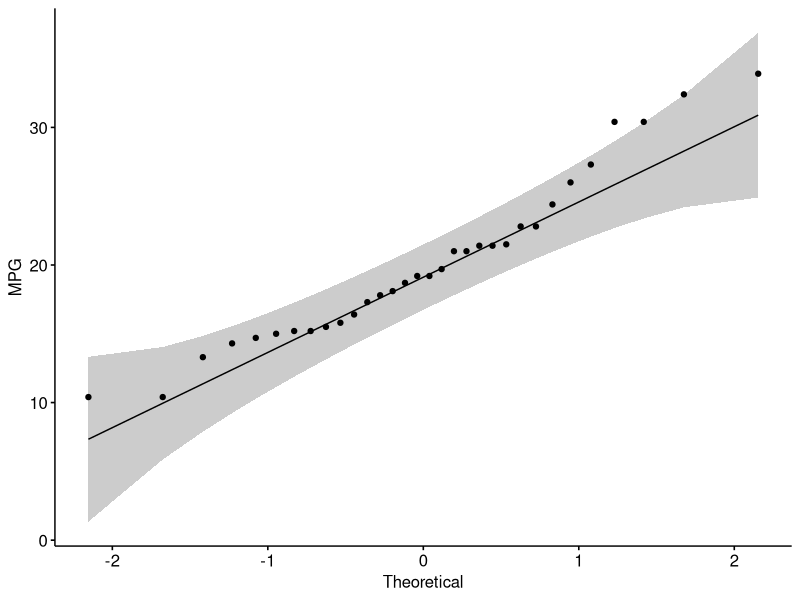
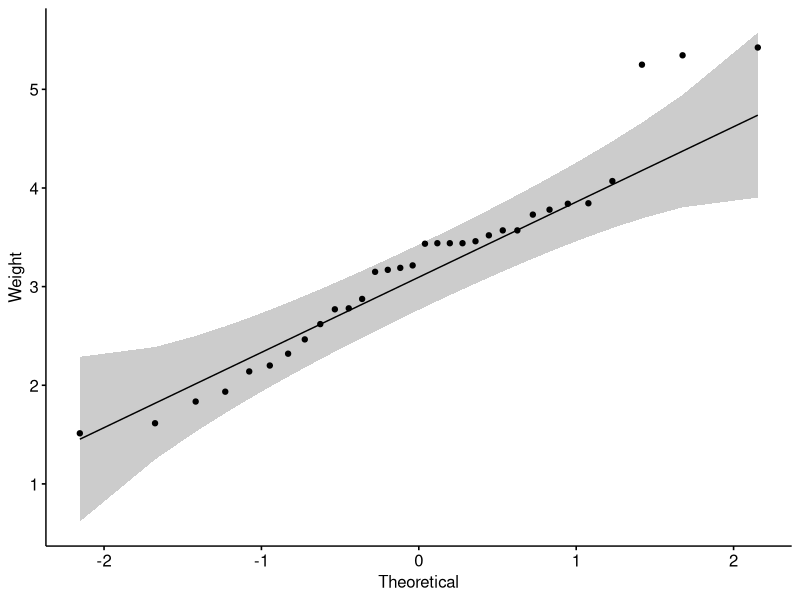
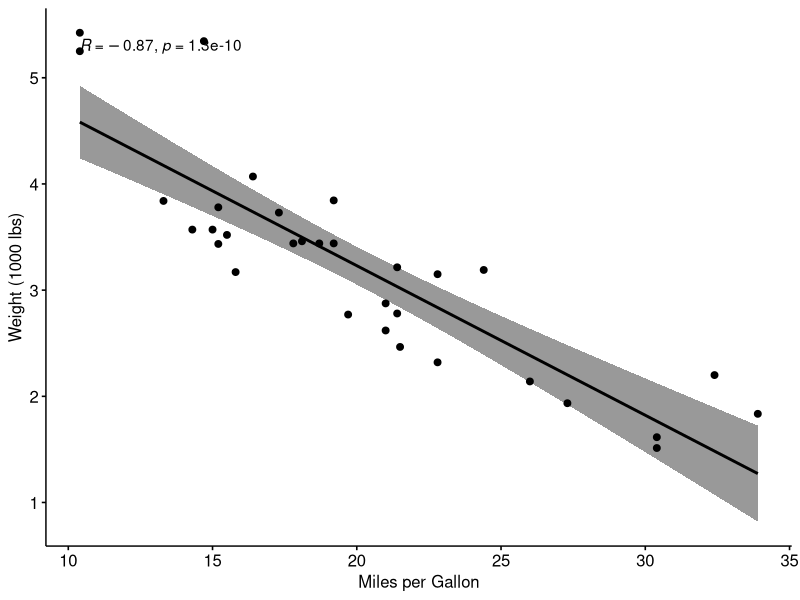
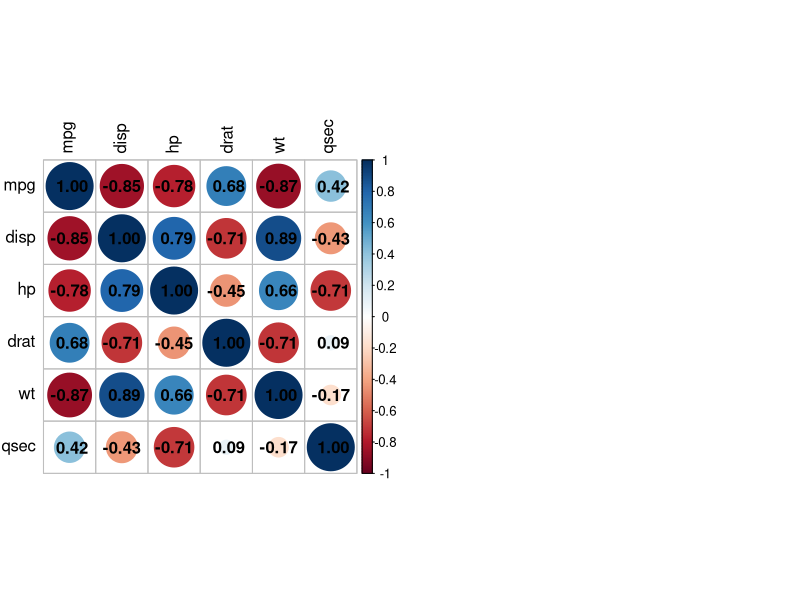

Reproduce these figures in R, in order.
## ---- chunk 1
# Shapiro-Wilk test for normality
shapiro.test(mtcars$mpg)
shapiro.test(mtcars$wt)
## ---- chunk 2
library(ggpubr)
par(mfrow=c(1,2))
ggqqplot(mtcars$mpg, ylab = "MPG")
ggqqplot(mtcars$wt, ylab = "Weight")
## ---- chunk 3
# Pearson correlation test
pearson_res <- cor.test(mtcars$mpg, mtcars$wt, method = "pearson")
pearson_res
## ---- chunk 4
# Spearman correlation test
spearman_res <- cor.test(mtcars$mpg, mtcars$wt, method = "spearman")
spearman_res

# Kendall correlation test
kendall_res <- cor.test(mtcars$mpg, mtcars$wt, method = "kendall")
kendall_res

## ---- chunk 5
# Scatter plot with Pearson correlation
ggscatter(mtcars, x = "mpg", y = "wt", 
          add = "reg.line", conf.int = TRUE, 
          cor.coef = TRUE, cor.method = "pearson",
          xlab = "Miles per Gallon", ylab = "Weight (1000 lbs)")
## ---- chunk 6
# We start by loading the mtcars dataset and selecting a subset of columns for our analysis.
data("mtcars")
my_data <- mtcars[, c(1, 3, 4, 5, 6, 7)]
# Display first few rows
head(my_data)

## ---- chunk 7
rescm <- cor(my_data)
# Round the results to 2 decimal places for easier interpretation
round(rescm, 2)
## ---- chunk 8
library(corrplot)
corrplot(rescm,tl.col = "black", addCoef.col = "black")
